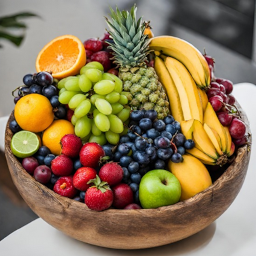
//> input picture cap7/frutas.png, 256 x 256 px
$ ./colorspace frutas.png   (built with g++ and OpenCV 4)
//> lines starting //> are read from the running program, lines starting //| are printed output that depends on the picture
#include <iostream>
#include <opencv2/opencv.hpp>
#include <vector>

int main(int argc, char** argv) {

    cv::Mat image;
    cv::Mat hsv;
    cv::Mat h, s, v;

    std::vector<cv::Mat> planes;

    if (argc != 2) {
        std::cerr << "Uso: " << argv[0] << " <Image_Path>\n";
        return -1;
    }

    image = cv::imread(argv[1], cv::IMREAD_COLOR);
//> image is the input picture: 256 rows x 256 cols, CV_8UC3; mean B, G, R 86.1, 119, 140.6

    if (!image.data) {
        std::cerr << "Nao abriu " << argv[1] << std::endl;
        return -1;
    }

    // Exibe imagem original
    cv::namedWindow("Imagem original", cv::WINDOW_NORMAL);
    cv::imshow("Imagem original", image);

    // Converte para HSV
    cv::cvtColor(image, image, cv::COLOR_BGR2HSV_FULL);
//> image: 256 rows x 256 cols, CV_8UC3; mean H, S, V 79.7, 109.1, 144.9

    // Separa os canais H, S e V
    cv::split(image, planes);
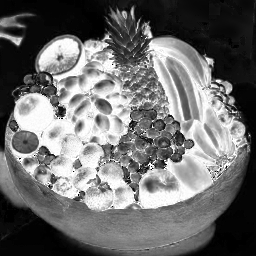
//> planes[1]: 256 rows x 256 cols, CV_8UC1; min 0, max 255, mean 109.1
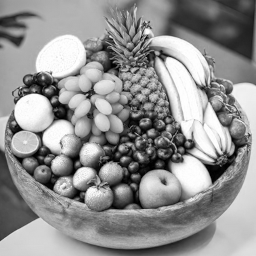
//> planes[2]: 256 rows x 256 cols, CV_8UC1; min 0, max 255, mean 144.9

    h = planes[0];
    s = planes[1];
    v = planes[2];

    // Aplica 5 colormaps diferentes ao canal H

    cv::Mat jet;
    cv::applyColorMap(h, jet, cv::COLORMAP_JET);
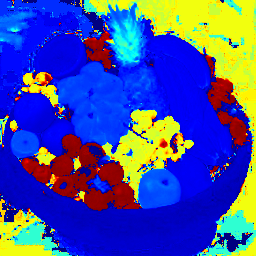
//> jet: 256 rows x 256 cols, CV_8UC3; mean B, G, R 160.8, 77.5, 65.6
    cv::imshow("JET", jet);

    cv::Mat ocean;
    cv::applyColorMap(h, ocean, cv::COLORMAP_OCEAN);
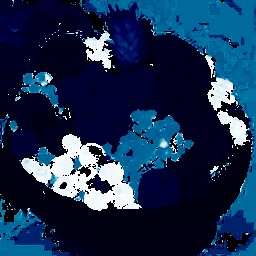
//> ocean: 256 rows x 256 cols, CV_8UC3; mean B, G, R 79.7, 46.2, 21.7
    cv::imshow("OCEAN", ocean);

    cv::Mat pink;
    cv::applyColorMap(h, pink, cv::COLORMAP_PINK);
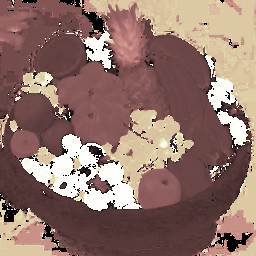
//> pink: 256 rows x 256 cols, CV_8UC3; mean B, G, R 106.9, 115.7, 145.4
    cv::imshow("PINK", pink);

    cv::Mat twilight;
    cv::applyColorMap(h, twilight, cv::COLORMAP_TWILIGHT);
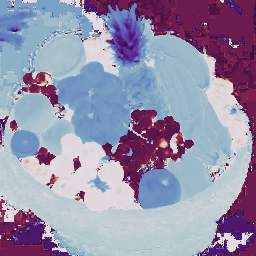
//> twilight: 256 rows x 256 cols, CV_8UC3; mean B, G, R 172.2, 145, 149.8
    cv::imshow("TWILIGHT", twilight);

    cv::Mat turbo;
    cv::applyColorMap(h, turbo, cv::COLORMAP_TURBO);
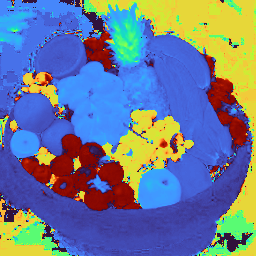
//> turbo: 256 rows x 256 cols, CV_8UC3; mean B, G, R 148, 122.7, 107.6
    cv::imshow("TURBO", turbo);

    cv::waitKey();

    return 0;
}
